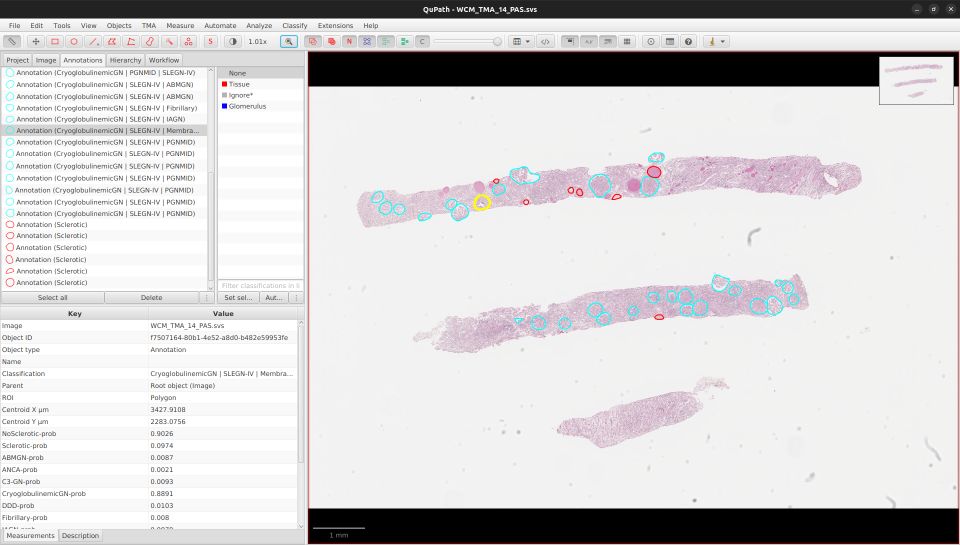
#> input picture images/gdcnn_ann.png, 1920 x 1090 px, given as the content of the folder g/Temp/lowres-output/Images/../../../../images/gdcnn_ann.png, which was not available (shown at 1/2 size)
$ python threshold.py --wsi ../../../../images/gdcnn_ann.png --export ../../../../images/gdcnn_main.png
#> lines starting #> are read from the running program, lines starting #| are printed output that depends on the picture; after the words box and inside, x2 and y2 are one past the last pixel; in counts of white or black regions, pixels touching at a corner belong together; pictures that were not available may be replaced by others from this repository, and a replacement may not be noted
### gncnn/gncnn/detection/qupath/shapely2geojson.py
"""
Original:
    Copyright (c) 2018 Alex Vykaliuk
    License: MIT
Modified by: Israel Mateos-Aparicio-Ruiz
Modifications:
    - Adapted output to match the QuPath format

As this source code is licensed under the MIT license, a copy of the license
terms is provided in the LICENSE_SHAPELY-GEOJSON file in the root of this
repository, as stated in the license terms. However, the main code is licensed
under the GPL-3.0 license, as stated in the LICENSE file in the root of this
repository.
"""
import json
import uuid

from shapely.geometry import mapping, Polygon
from shapely.geometry.base import BaseGeometry


class Feature():
    def __init__(self, geometry, properties=None):
        self.geometry = geometry
        self.properties = properties

    @property
    def geometry(self):
        return self._geometry

    @geometry.setter
    def geometry(self, geometry):
        if not isinstance(geometry, BaseGeometry):
            raise ValueError('geometry must be a shapely geometry.')
        self._geometry = geometry

    @property
    def properties(self):
        return self._properties

    @properties.setter
    def properties(self, properties):
        if properties is None:
            self._properties = {}
        elif isinstance(properties, dict):
            self._properties = properties
        else:
            raise ValueError('properties must be a dict.')

    @property
    def __geo_interface__(self):
        return {
            'type': 'Feature',
            'id': str(uuid.uuid4()),
            'geometry': self.geometry.__geo_interface__,
            'properties': self.properties,
        }

    def __eq__(self, other):
        return self.__geo_interface__ == other.__geo_interface__


class FeatureCollection():
    def __init__(self, objects):
        self.features = objects

    @property
    def features(self):
        return self._features

    @features.setter
    def features(self, objects):
        all_are_features = all(
            isinstance(feature, Feature)
            for feature in objects
        )
        if all_are_features:
            self._features = objects
        else:
            try:
                self._features = [
                    Feature(geometry)
                    for geometry in objects
                ]
            except ValueError:
                raise ValueError(
                    'features can be either a Feature or shapely geometry.')

    def __iter__(self):
        return iter(self.features)

    def geometries_iterator(self):
        for feature in self.features:
            yield feature.geometry

    @property
    def __geo_interface__(self):
        return {
            'type': 'FeatureCollection',
            'features': [
                feature.__geo_interface__
                for feature in self.features
            ],
        }

    def __eq__(self, other):
        return self.__geo_interface__ == other.__geo_interface__


def dump(obj, fp, *args, **kwargs):
    """Dump shapely geometry object :obj: to a file :fp:."""
    json.dump(mapping(obj), fp, *args, **kwargs)


def dumps(obj, *args, **kwargs):
    """Dump shapely geometry object :obj: to a string."""
    return json.dumps(mapping(obj), *args, **kwargs)


def poly2geojson(polygons, class_name, class_color, path_to_geojson):
    features = []
    for polygon in polygons:
        features.append(Feature(Polygon(polygon), {
            "objectType": "annotation",
            "classification": {
                "name": class_name,
                "color": class_color
            }
        }))

    with open(path_to_geojson, "w") as fp:
        feature_dict = json.loads(dumps(FeatureCollection(features)))
        json.dump(feature_dict, fp)

    return feature_dict

### gncnn/gncnn/detection/qupath/threshold.py
"""Apply thresholding to an image and save the result as a GeoJSON file.

Copyright (C) 2024 Israel Mateos-Aparicio-Ruiz
"""
import argparse
import logging
import os

import cv2
import shapely.geometry

from gncnn.detection.qupath.config import MIN_AREA_GLOMERULUS_UM
from gncnn.detection.qupath.shapely2geojson import poly2geojson

def thresholding(img_path):
    # 1. Median filtering
    img = cv2.imread(img_path)
    img = cv2.medianBlur(img, 11)

    # 2. Get saturation channel of HSV
    img = cv2.imread(img_path)
    img = cv2.cvtColor(img, cv2.COLOR_BGR2HSV)
    img = cv2.split(img)[1]

    # 3. Otsu's thresholding
    _, img = cv2.threshold(img, 0, 255, cv2.THRESH_BINARY + cv2.THRESH_OTSU)

    # 4. Closing
    kernel = cv2.getStructuringElement(cv2.MORPH_ELLIPSE, (11, 11))
    img = cv2.morphologyEx(img, cv2.MORPH_CLOSE, kernel)

    return img


def get_original_contours(contours, downsample):
    """Get original contours from downsampled contours."""
    original_contours = []
    for contour in contours:
        contour = contour.squeeze()
        contour = contour * downsample
        contour = contour.astype(int)
        original_contours.append(contour)
    return original_contours


def contours2geojson(contours, pixel_size, output_path):
    """Convert contours to a GeoJSON file."""
    # 1. Convert contours to polygons
    polygons = []
    for contour in contours:
        contour = contour.squeeze()
        polygon = shapely.geometry.Polygon(contour)
        polygons.append(polygon)

    # 2. Remove small polygons
    final_polygons = []
    for polygon in polygons:
        if polygon.area * pixel_size**2 < MIN_AREA_GLOMERULUS_UM:
            logging.info(f'Removing small polygon with area {polygon.area * pixel_size**2} um^2')
            continue
        final_polygons.append(polygon)

    # 3. Convert polygons to GeoJSON
    logging.info(f'Saving {len(final_polygons)} tissue polygons to {output_path}')
    poly2geojson(final_polygons, 'Tissue', [255, 0, 0], output_path)


def main():
    parser = argparse.ArgumentParser(description='Segment Glomeruli with Detectron2 from WSI')
    parser.add_argument('--undersampling', type=int, help='Undersampling factor of tiles', default=20)
    parser.add_argument('-w', '--wsi', type=str, help='path/to/wsi', required=True)
    parser.add_argument('-e', '--export', type=str, help='path/to/export', required=True)
    parser.add_argument('--pixel-size', type=float, help='Pixel size of the WSI', default=0.5)
    args = parser.parse_args()

    lowres_dir = os.path.join(args.export, 'Temp', 'lowres-output', 'Images', args.wsi)
    path_to_threshold_output = os.path.join(args.export, 'Temp', 'threshold-output')

    annotation_dir = os.path.join(path_to_threshold_output, 'Annotations', args.wsi)
    os.makedirs(annotation_dir, exist_ok=True)

    for img_path in os.listdir(lowres_dir):
        img_path = os.path.join(lowres_dir, img_path)
        img = thresholding(img_path)
#> in thresholding, img is the input picture: shape (1090, 1920, 3); mean B, G, R 210.3, 209.5, 210.9
#> in thresholding, `img = cv2.medianBlur(img, 11)`:
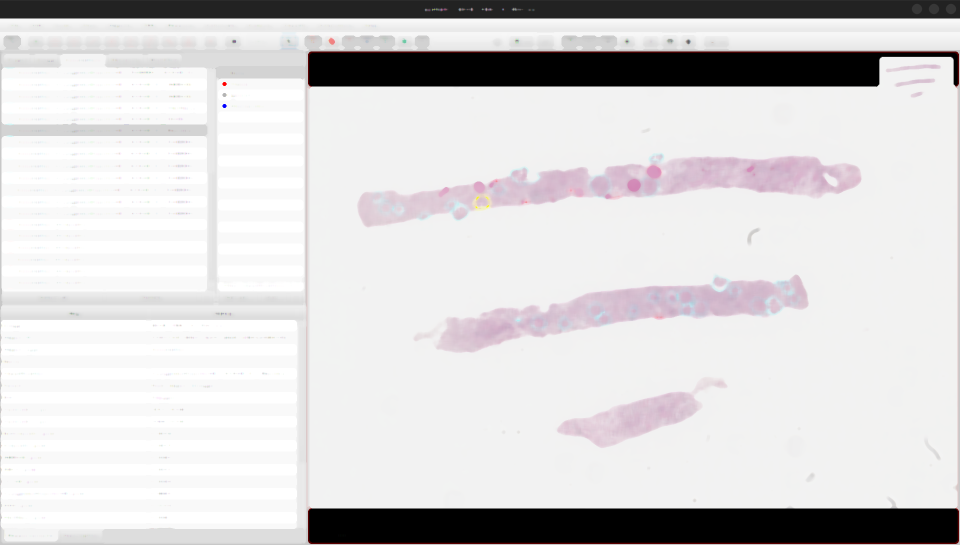
#> img: shape (1090, 1920, 3) (shown at 1/2 size); mean B, G, R 213.2, 212.5, 214.1
#> in thresholding, `img = cv2.cvtColor(img, cv2.COLOR_BGR2HSV)`: img: shape (1090, 1920, 3); mean H, S, V 20.7, 6.6, 212.5
#> in thresholding, `img = cv2.split(img)[1]`:
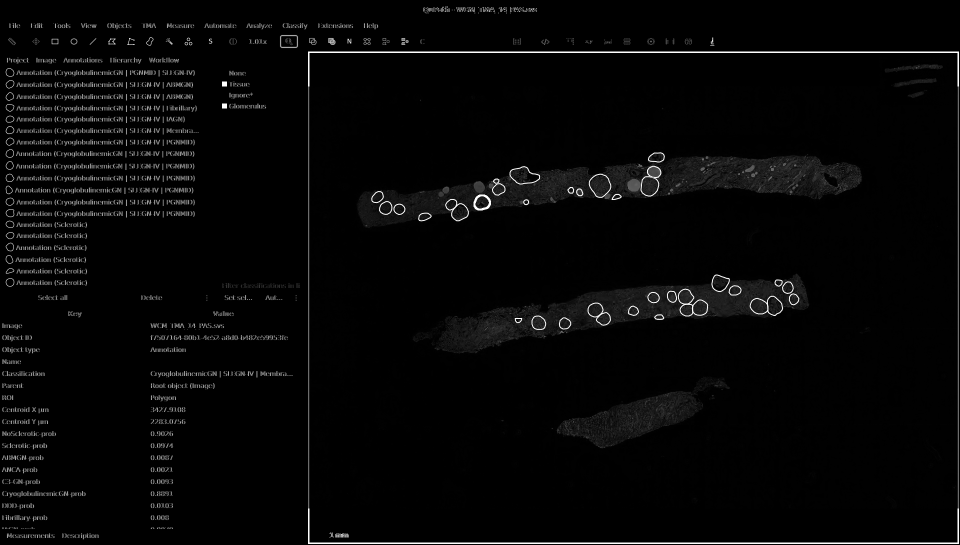
#> img: shape (1090, 1920) (shown at 1/2 size); min 0, max 255, mean 6.6
#> in thresholding, `_, img = cv2.threshold(img, 0, 255, cv2.THRESH_BINARY + cv2.THRESH_OTSU)`:
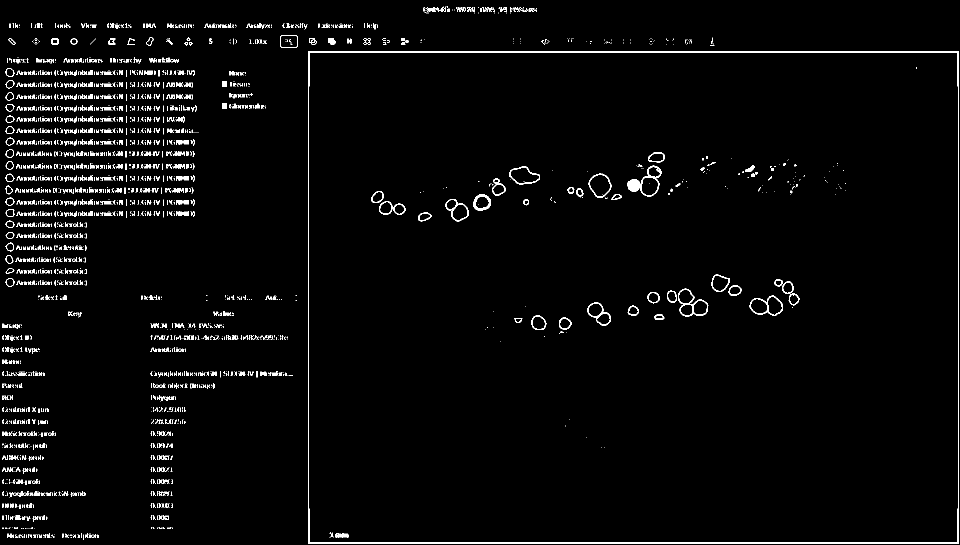
#> img: shape (1090, 1920) (shown at 1/2 size); 2.6% white in thin lines or dots
#> in thresholding, `img = cv2.morphologyEx(img, cv2.MORPH_CLOSE, kernel)`:
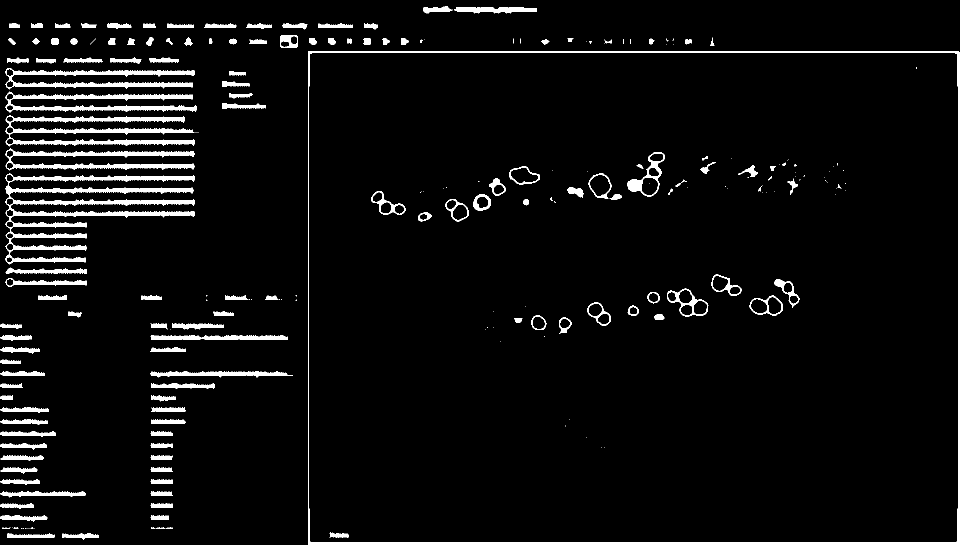
#> img: shape (1090, 1920) (shown at 1/2 size); 5% white; 226 white regions (89 under 20 px)

        # Find contours
        contours, _ = cv2.findContours(img, cv2.RETR_EXTERNAL, cv2.CHAIN_APPROX_SIMPLE)
#> contours = 138 contours, 40 with area under 20; largest, box (x1, y1, x2, y2) and area: (616, 103, 1920, 1090) 1284756, (11, 346, 390, 529) 14310, (11, 230, 390, 293) 7220, (11, 296, 389, 341) 5052, (11, 136, 390, 179) 5040
        contours = get_original_contours(contours, downsample=args.undersampling)
#> the loop in get_original_contours, `for contour in contours:` made 138 passes
#> contour on passes 3, 4, 5, 6, 7, 8, 9, 14, 41, 42, 50, 56: [1360, 21140], [[1180, 21140], [1200, 21140]], [1120, 21140], [1080, 21140], [[1000, 21140], [1040, 21140]], [[920, 21140], [940, 21140]], [[840, 21140], [880, 21140]], [500, 21100], [[583, 750], [583, 751], [584, 751], [584, 750]], [[579, 750], [579, 751], [580, 751], [580, 750]], [6800, 13160], [[11840, 11980], [11820, 12000], [11860, 12000]]
#> after the loop in get_original_contours, `for contour in contours:`: original_contours = 138 items
#> contours = 138 items

        # Remove contours with less than 3 points
        final_contours = []
        for contour in contours:
            if len(contour) < 3:
                logging.warning(f'Contour with less than 3 points found in {img_path}')
                continue
            final_contours.append(contour)
#> this loop made 138 passes
#> after the loop, final_contours = 116 items

        # Save as GeoJSON for QuPath
        path_to_geojson = os.path.join(annotation_dir, 'annotations.geojson')
        contours2geojson(final_contours, args.pixel_size, path_to_geojson)
#> the loop in contours2geojson, `for contour in contours:` made 116 passes
#> the loop in contours2geojson, `for polygon in polygons:` made 116 passes
#> after the loop in contours2geojson, `for polygon in polygons:`: final_polygons = 94 items
#> the loop in poly2geojson, `for polygon in polygons:` made 94 passes
#> in features, `all_are_features = all( isinstance(feature, Feature) for feature in ob..`: all_are_features = True
#> in features, `self._features = objects`: self._features = 94 items
#> in poly2geojson, `feature_dict = json.loads(dumps(FeatureCollection(features)))`: feature_dict = 2 items


if __name__ == '__main__':
    main()
